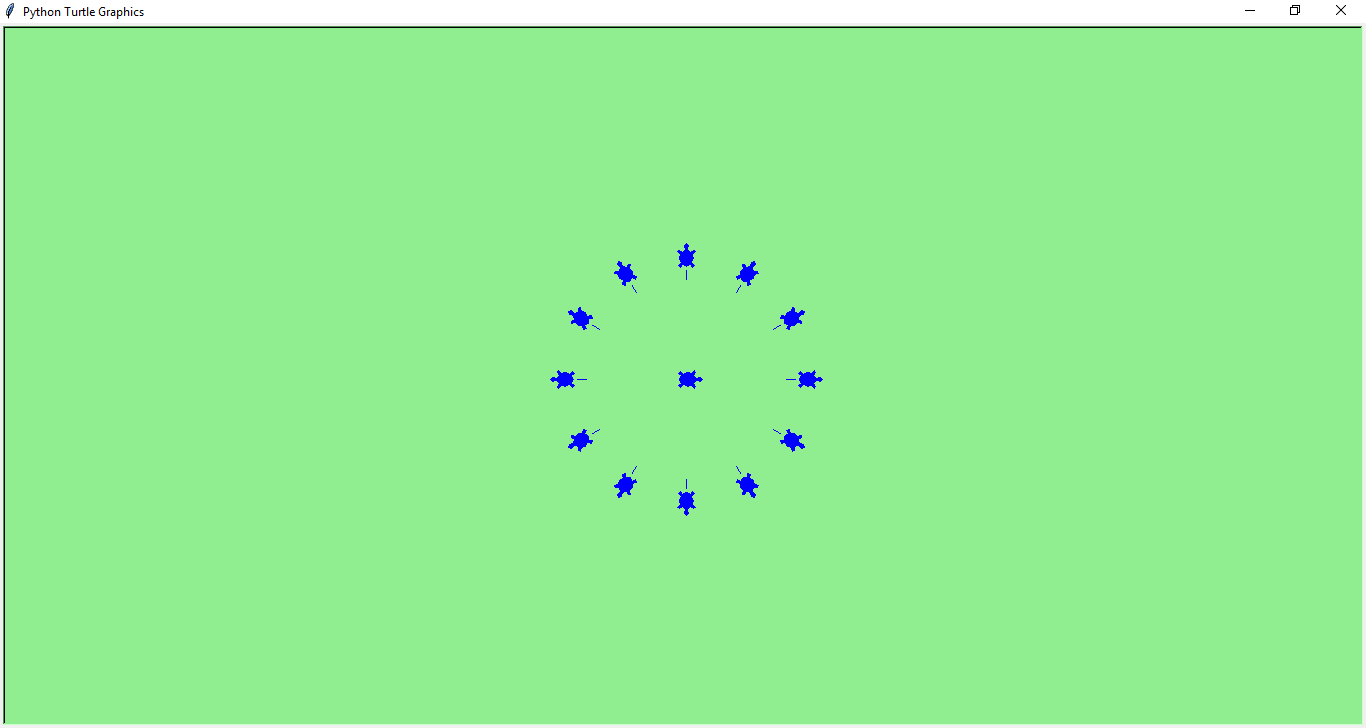

Python code for this plot:
# Felipe Martins Gomes
# Comp 20
# Exercício 3.8.12
# Programa compilado com PyCharm 2018.1.2


import turtle
janela = turtle.Screen()
janela.bgcolor("lightgreen")
felipe = turtle.Turtle()
felipe.shape("turtle")
felipe.color("blue")

felipe.stamp()
felipe.left(90)
felipe.penup()
felipe.forward(100)
felipe.pendown()
felipe.forward(10)
felipe.penup()
felipe.forward(10)
felipe.pendown()
felipe.stamp()
felipe.right(180)
felipe.penup()
felipe.forward(120)
felipe.pendown()
felipe.left(150)

for i in range(11):
    felipe.penup()
    felipe.forward(100)
    felipe.pendown()
    felipe.forward(10)
    felipe.penup()
    felipe.forward(10)
    felipe.pendown()
    felipe.stamp()
    felipe.right(180)
    felipe.penup()
    felipe.forward(120)
    felipe.pendown()
    felipe.left(150)

felipe.right(90)

janela.mainloop()
